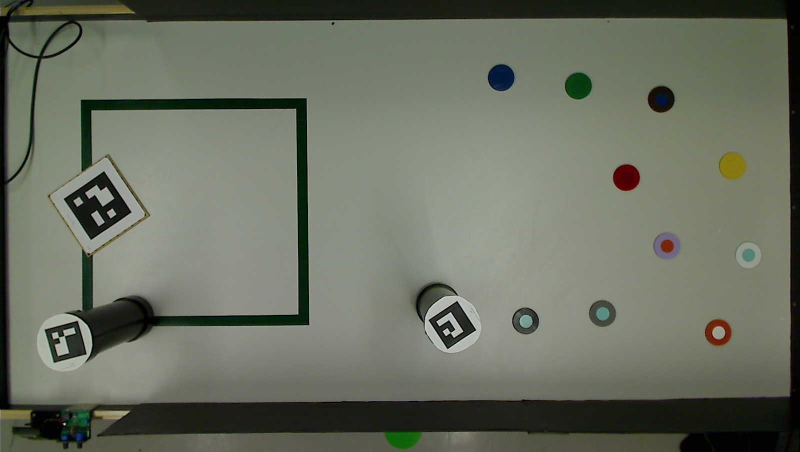
#> input picture scripts/src/detection/frame133.jpg, 1600 x 904 px (shown at 1/2 size)
$ python -i puck_detection.py   (imports and definitions only)
#> lines starting #> are read from the running program, lines starting #| are printed output that depends on the picture
#> further down, picture is the input picture: shape (904, 1600, 3); mean B, G, R 97.6, 111.1, 106.7
### scripts/src/detection/color_boundaries.py
class ColorBoundaries:
    """Color boundaries of pucks"""
    def __init__(self):
        self.color_boundaries = {"purple": {"lower": [110, 16, 80], "upper":[172, 245, 255]},
                                 "white": {"lower": [12, 0, 135], "upper":[96, 159, 232]} ,
                                 "yellow": {"lower": [19, 148, 60], "upper":[40, 255, 255]},
                                 "blue": {"lower": [95, 66, 36], "upper":[124, 255, 255]} ,
                                 "orange": {"lower": [6, 139, 74], "upper":[24, 255, 161]},
                                 "green":{"lower": [56, 74, 18], "upper":[79, 255, 147]} ,
                                 "red": {"lower": [0, 245, 64], "upper":[180, 255, 143]},
                                 "brown": {"lower": [0, 59, 0], "upper":[38, 255, 55]} ,
                                 "grey": {"lower": [20, 29, 50], "upper":[64, 157, 108]},
                                 "black":{"lower": [0, 0, 0], "upper":[161, 255, 62]}
                                }

    def get_boundaries_dict(self):
        return self.color_boundaries

### scripts/src/detection/puck_detection.py
from collections import Counter


import cv2
import numpy as np

from sklearn.cluster import KMeans
from scripts.src.detection.color_boundaries import ColorBoundaries


class PuckDetection:

    def __init__(self):
        self.color_boundaries = ColorBoundaries()

    @staticmethod
    def copy_image(image):
        try:
            img = image.copy()
        except AttributeError as invalid_image:
            raise AttributeError("L'image est invalide") from invalid_image
        return img


    def detect_pucks(self, image):
        gray = cv2.cvtColor(image, cv2.COLOR_BGR2GRAY)
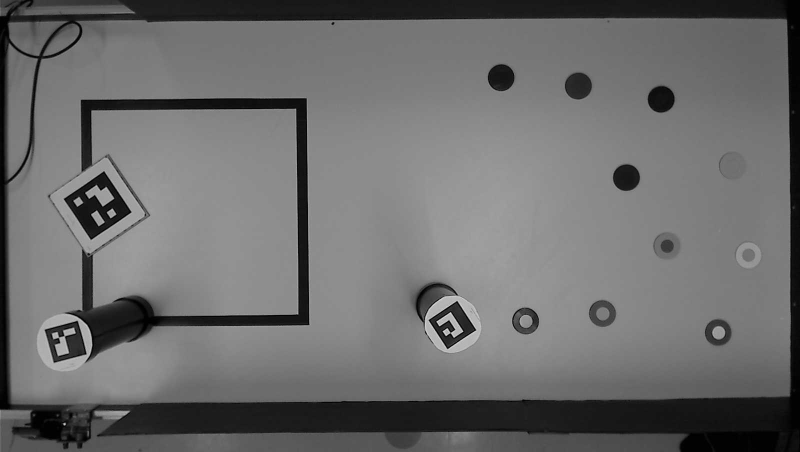
#> gray: shape (904, 1600) (shown at 1/2 size); min 0, max 254, mean 108.4
        gray = cv2.medianBlur(gray, 5)
        image = self.remove_glare(image)

        circles = cv2.HoughCircles(gray, cv2.HOUGH_GRADIENT, 1.2, 10, param1=50,
                                   param2=30, minRadius=23, maxRadius=30)
        detected_circles = np.uint16(np.around(circles))

        puck_positions = {}

        for (x, y, radius) in detected_circles[0].astype(np.int32):
            roi = image[y - radius: y + radius, x - radius: x + radius]
            width, height = roi.shape[:2]
            mask = np.zeros((width, height, 3), roi.dtype)

            cv2.circle(mask, (int(width / 2), int(height / 2)), radius,
                       (255, 255, 255), -1)

            dominant_color = self.get_dominant_color(roi, k=4)

            dominant_color_np = np.uint8([[dominant_color]])
            hsv_dominant_color = cv2.cvtColor(dominant_color_np, cv2.COLOR_BGR2HSV)
            hsv_color = self.find_hsv_color(hsv_dominant_color[0][0])

            puck_positions[hsv_color] = [] if puck_positions.get(hsv_color) is None else puck_positions.get(hsv_color)
            puck = dict()
            puck["center_position"] = (x, y)
            puck["radius"] = radius
            puck_positions[hsv_color].append(puck)

        return puck_positions

    def remove_glare(self, image):
        GLARE_MIN = np.array([0, 0, 20], np.uint8)
        GLARE_MAX = np.array([0, 0, 255], np.uint8)

        hsv_img = cv2.cvtColor(image, cv2.COLOR_BGR2HSV)
#> hsv_img: shape (904, 1600, 3); mean H, S, V 41.3, 44.1, 111.7
        frame_threshed = cv2.inRange(hsv_img, GLARE_MIN, GLARE_MAX)
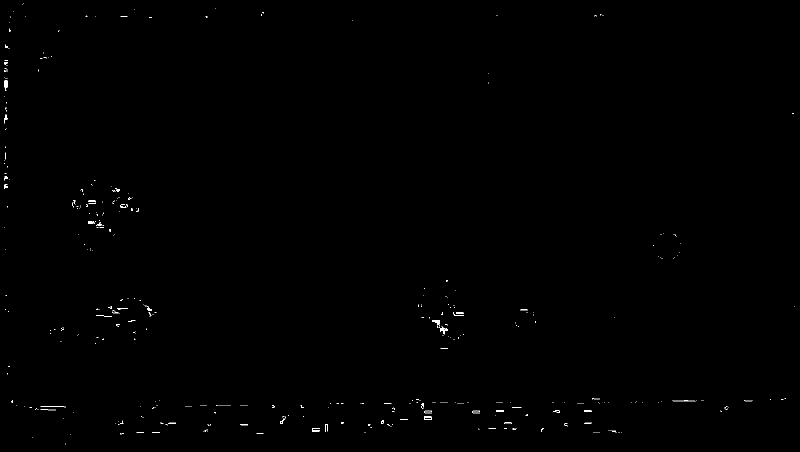
#> frame_threshed: shape (904, 1600) (shown at 1/2 size); 0.21% white in thin lines or dots
        result = cv2.inpaint(image, frame_threshed, 0.6, cv2.INPAINT_TELEA)

        image_lab = cv2.cvtColor(result, cv2.COLOR_BGR2LAB)
#> image_lab: shape (904, 1600, 3); mean of channels 0, 1, 2 116, 123.8, 135
        image_lab_planes = cv2.split(image_lab)
        image_clahe = cv2.createCLAHE(clipLimit=2.0, tileGridSize=(8, 8))
#> (the run stopped early here; a loop or call above may not have finished)
